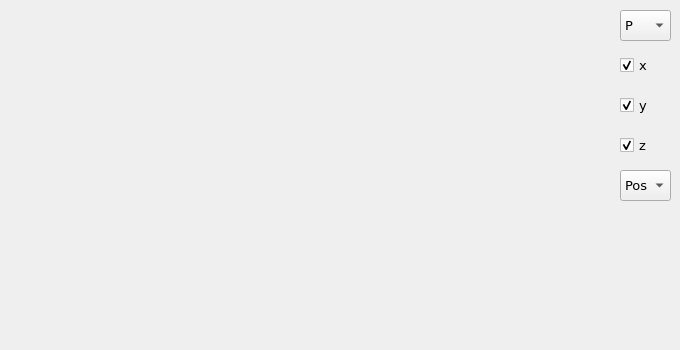
      <widget class="QWidget" name="tab_21">
       <attribute name="title">
        <string>COM Position</string>
       </attribute>
       <widget class="QCheckBox" name="CB_pcom_z">
        <property name="geometry">
         <rect>
          <x>620</x>
          <y>130</y>
          <width>51</width>
          <height>31</height>
         </rect>
        </property>
        <property name="font">
         <font>
          <family>DejaVu Sans</family>
          <pointsize>10</pointsize>
         </font>
        </property>
        <property name="text">
         <string>z</string>
        </property>
        <property name="checked">
         <bool>true</bool>
        </property>
       </widget>
       <widget class="QCheckBox" name="CB_pcom_x">
        <property name="geometry">
         <rect>
          <x>620</x>
          <y>50</y>
          <width>51</width>
          <height>31</height>
         </rect>
        </property>
        <property name="font">
         <font>
          <family>DejaVu Sans</family>
          <pointsize>10</pointsize>
         </font>
        </property>
        <property name="text">
         <string>x</string>
        </property>
        <property name="checked">
         <bool>true</bool>
        </property>
       </widget>
       <widget class="QCustomPlot" name="plot_pcom" native="true">
        <property name="geometry">
         <rect>
          <x>10</x>
          <y>10</y>
          <width>591</width>
          <height>331</height>
         </rect>
        </property>
       </widget>
       <widget class="QCheckBox" name="CB_pcom_y">
        <property name="geometry">
         <rect>
          <x>620</x>
          <y>90</y>
          <width>51</width>
          <height>31</height>
         </rect>
        </property>
        <property name="font">
         <font>
          <family>DejaVu Sans</family>
          <pointsize>10</pointsize>
         </font>
        </property>
        <property name="text">
         <string>y</string>
        </property>
        <property name="checked">
         <bool>true</bool>
        </property>
       </widget>
       <widget class="QComboBox" name="Combo_pcom_mode">
        <property name="geometry">
         <rect>
          <x>620</x>
          <y>170</y>
          <width>51</width>
          <height>31</height>
         </rect>
        </property>
        <property name="font">
         <font>
          <family>DejaVu Sans</family>
          <pointsize>10</pointsize>
         </font>
        </property>
        <property name="currentText">
         <string>Pos</string>
        </property>
        <property name="currentIndex">
         <number>0</number>
        </property>
        <property name="maxVisibleItems">
         <number>10</number>
        </property>
        <item>
         <property name="text">
          <string>Pos</string>
         </property>
        </item>
        <item>
         <property name="text">
          <string>Vel</string>
         </property>
        </item>
       </widget>
       <widget class="QComboBox" name="Combo_pcom">
        <property name="geometry">
         <rect>
          <x>620</x>
          <y>10</y>
          <width>51</width>
          <height>31</height>
         </rect>
        </property>
        <property name="font">
         <font>
          <family>DejaVu Sans</family>
          <pointsize>10</pointsize>
         </font>
        </property>
        <property name="currentText">
         <string>P</string>
        </property>
        <property name="currentIndex">
         <number>0</number>
        </property>
        <property name="maxVisibleItems">
         <number>10</number>
        </property>
        <item>
         <property name="text">
          <string>P</string>
         </property>
        </item>
        <item>
         <property name="text">
          <string>W</string>
         </property>
        </item>
       </widget>
      </widget>
